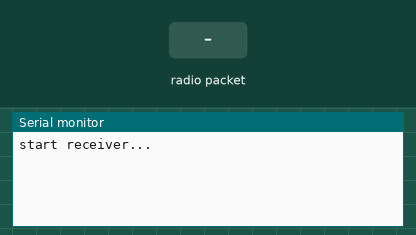
Simulated run of this sketch. Board: Arduino Uno, built with avr-gcc and run on an emulated ATmega328P. Parts: the last lines printed to the serial monitor. The inputs (shaded band) are chosen by the test bench. No radio packets arrive unless stated.

Above: at 1.2 s.
1.3 s: radio packet "1" arrives
At 2.0 s:
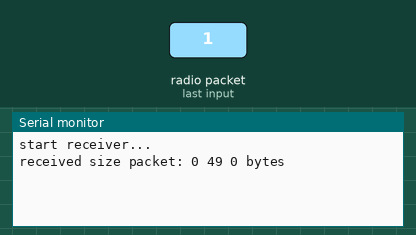
2.8 s: radio packet "0" arrives
At 3.1 s:
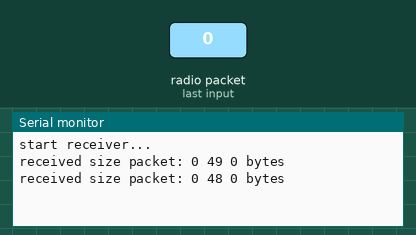
4.3 s: radio packet "2" arrives
At 5.5 s:
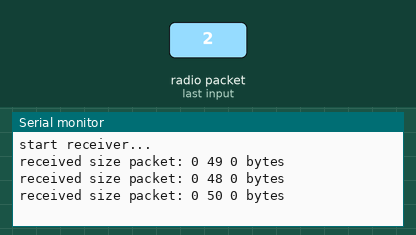

Measured:
- after the input at 1.3 s, the serial monitor: prints a new line at once (image 1)
- after the input at 2.8 s, the serial monitor: prints a new line at once (image 2)
- after the input at 4.3 s, the serial monitor: prints a new line at once (image 3)

The sketch:

ENOOBSRF24STMRX.ino
```cpp
/* Receiver code for the STM32 + NRF24
 * Install the NRF24 library to your IDE
 * Upload this code to the STM32F103C series
 * Connect a NRF24 module to it:
 *
    Module // STM32

    GND    ->   GND
    Vcc    ->   3.3V
    CE     ->   PA4
    CSN    ->   PB0
    CLK    ->   PA5
    MOSI   ->   PA7
    MISO   ->   PA6

This code receive 1 channels and prints the value on the serial monitor
Please, like share and subscribe : https://www.youtube.com/c/ELECTRONOOBS
*/

#include <SPI.h>
#include <nRF24L01.h>       //Download here: https://electronoobs.com/eng_arduino_NRF24_lib.php
#include <RF24.h>

#define PACKET_SIZE 32

//Remember that this code is the same as in the transmitter
const uint64_t pipeIn = 0xE8E8F0F0E1LL;
RF24 radio(7, 8); // PB0 - CE, PA4 - CSN on Blue Pill

uint8_t data[PACKET_SIZE];
uint8_t imgSize;

/**************************************************/

void setup()
{
  Serial.begin(115200);
  //We reset the received values

  Serial.println("start receiver...");

  //Once again, begin and radio configuration
  radio.begin();
  radio.setAutoAck(true);
  radio.setChannel(100);
  radio.setDataRate(RF24_250KBPS);
  radio.setPALevel(RF24_PA_LOW);
  radio.openReadingPipe(1,pipeIn);

  //We start the radio comunication
  radio.startListening();
}

/**************************************************/

unsigned long last_Time = 0;

//We create the function that will read the data each certain time
void receive_the_data()
{
//  while ( radio.available() ) {
//    radio.read(&receivedPacket, sizeof(receivedPacket));
//
//    for(int i = 0 ; i++; i < 20){
//      Serial.print(receivedPacket.bytes[i]);
//      Serial.print(",");
//    }
//    Serial.println();
//  }

  while ( radio.available() ) {
    radio.read(&data, sizeof(data));

    //for images up to 65kB
    if(data[3] == 0 && data[4] == 0 && data[5] == 0){
      imgSize = data[0] * 256 + data[1];

      Serial.print("received size packet: ");
      Serial.print(imgSize);
      Serial.print(" ");
      Serial.print(data[0]);
      Serial.print(" ");
      Serial.print(data[1]);
      Serial.println(" bytes");

      return;
    }

    for(int i = 0 ; i<PACKET_SIZE; i++){
//      if(data[i] < 16){
//        Serial.print('0');
//      }
      Serial.write(data[i]);
//      Serial.print(",");
    }

    Serial.println();
  }
}

/**************************************************/

void loop()
{
  //Receive the radio data
  receive_the_data();

//  Serial.println("received size packet: ");
//
//  for( int i = 0; i <50; i++)
//    Serial.write(i);
//
//  Serial.write("\n");
//
//  delay(1500);

 }//Loop end
```
